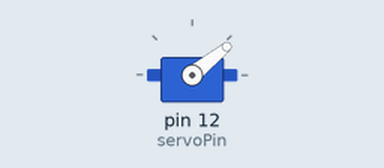
A program run on a simulated Raspberry Pi (header pin numbers). Parts: servo. Servo angles are drawn from the pulse width (0.5 ms = 0°, 2.5 ms = 180°).

Above: at 0.05 s.
At 0.45 s:
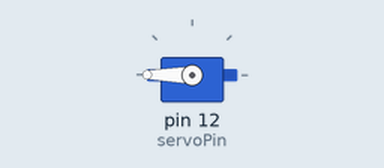
At 0.85 s:
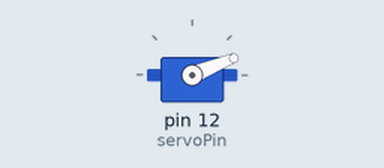
At 1.35 s:
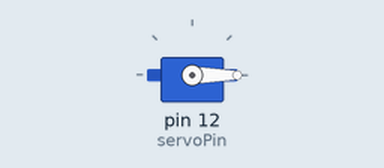
Timing chart, 0 to 3.1 s (numbered marks = the images above):
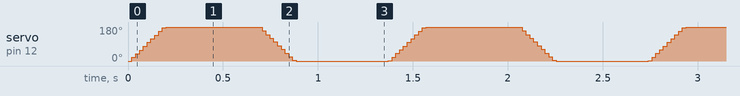

The program:

1.3.2_Servo.py
```python
#!/usr/bin/env python3

import RPi.GPIO as GPIO
import time

servoPin = 12

def map( value, fromLow, fromHigh, toLow, toHigh):
    return (toHigh-toLow)*(value-fromLow) / (fromHigh-fromLow) + toLow

def setup():
    global p
    GPIO.setmode(GPIO.BOARD)       # Numbers GPIOs by physical location
    GPIO.setup(servoPin, GPIO.OUT)   # Set servoPin's mode is output
    GPIO.output(servoPin, GPIO.LOW)  # Set servoPin to low

    p = GPIO.PWM(servoPin, 50)     # set Frequecy to 50Hz
    p.start(0)                     # Duty Cycle = 0

def servoWrite(angle):      # make the servo rotate to specific angle (0-180 degrees)
    if(angle<0):
        angle = 0
    elif(angle > 180):
        angle = 180
    p.ChangeDutyCycle(map(angle,0,180,2.5,12.5))#map the angle to duty cycle and output it

def loop():
    while True:
        for i in range(0, 181, 1):   #make servo rotate from 0 to 180 deg
            servoWrite(i)     # Write to servo
            time.sleep(0.001)
        time.sleep(0.5)
        for i in range(180, -1, -1): #make servo rotate from 180 to 0 deg
            servoWrite(i)
            time.sleep(0.001)
        time.sleep(0.5)

def destroy():
    p.stop()
    GPIO.cleanup()

if __name__ == '__main__':     #Program start from here
    setup()
    try:
        loop()
    except KeyboardInterrupt:  # When 'Ctrl+C' is pressed, the program destroy() will be  executed.
        destroy()
```
